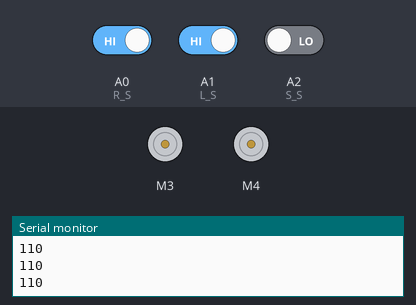
A sketch run on a simulated Arduino Uno, built with avr-gcc and run on an emulated ATmega328P. On the bench: 2 × DC motor (green arrow = forward, orange = backward, longer = faster), the last lines printed to the serial monitor. The test bench sets the inputs (shaded band); at power-on: A0 (R_S) HIGH, A1 (L_S) HIGH, A2 (S_S) LOW.

Above: at 1.2 s.
1.3 s: A0 (R_S) driven LOW
At 2.0 s:
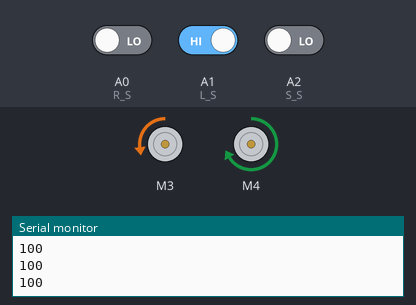
2.8 s: A1 (L_S) driven LOW
At 3.2 s:
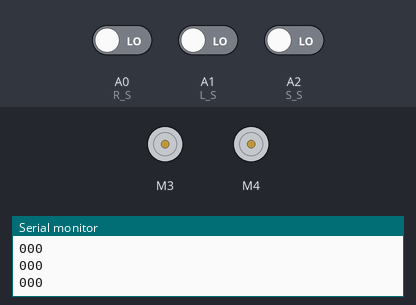
4.3 s: A2 (S_S) driven HIGH
At 5.4 s:
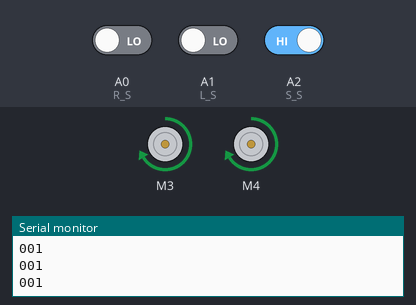
5.8 s: A0 (R_S) driven HIGH
At 6.7 s:
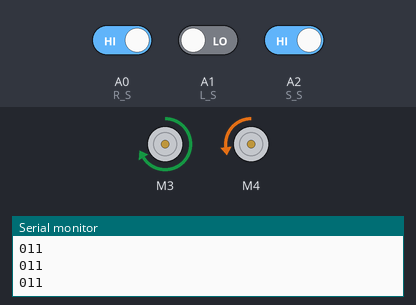
7.3 s: A1 (L_S) driven HIGH
At 7.8 s:
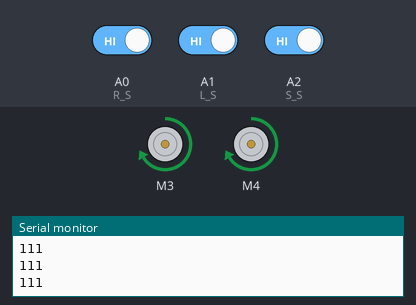
Timing chart, 0 to 9.8 s (numbered marks = the images above; inputs shaded):
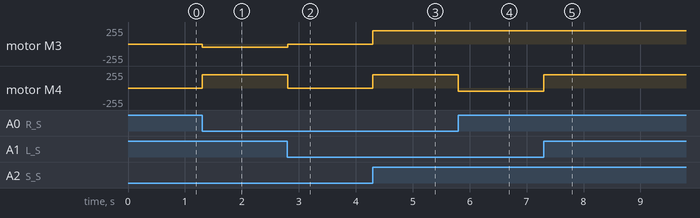

Measured:
- after the input at 1.3 s, motor M3: stopped → backward 50/255 at once; motor M4: stopped → forward 200/255 at once
- after the input at 2.8 s, motor M3: backward 50/255 → stopped at once; motor M4: forward 200/255 → stopped at once
- after the input at 4.3 s, motor M3, motor M4: stopped → forward 200/255 at once
- after the input at 5.8 s, motor M4: forward 200/255 → backward 50/255 at once
- after the input at 7.3 s, motor M4: backward 50/255 → forward 200/255 at once

The sketch:

Line_Follower.ino
```cpp
#include <AFMotor.h>

AF_DCMotor M3(3); // KIRI
AF_DCMotor M4(4); // KANAN

int R_S = A0; // SENSOR KANAN
int S_S = A2; // SENSOR TENGAH
int L_S = A1; // SENSOR KIRI

void setup() {
  // put your setup code here, to run once:
  pinMode(L_S, INPUT);
  pinMode(S_S, INPUT);
  pinMode(R_S, INPUT);

  M3.setSpeed(200);
  M4.setSpeed(200);

  Serial.begin(9600);
}

void loop() {
  // put your main code here, to run repeatedly:
  if ((digitalRead(L_S) == LOW) && (digitalRead(S_S) == HIGH) && (digitalRead(R_S) == LOW)) {
    forward();
  } else if ((digitalRead(L_S) == HIGH) && (digitalRead(S_S) == HIGH) && (digitalRead(R_S) == HIGH)) {
    forward();
  } else if ((digitalRead(L_S) == HIGH) && (digitalRead(S_S) == HIGH) && (digitalRead(R_S) == LOW)) {
    turnLeft();
  } else if ((digitalRead(L_S) == HIGH) && (digitalRead(S_S) == LOW) && (digitalRead(R_S) == LOW)) {
    turnLeft();
  } else if ((digitalRead(L_S) == LOW) && (digitalRead(S_S) == HIGH) && (digitalRead(R_S) == HIGH)) {
    turnRight();
  } else if ((digitalRead(L_S) == LOW) && (digitalRead(S_S) == LOW) && (digitalRead(R_S) == HIGH)) {
    turnRight();
  } else if ((digitalRead(L_S) == LOW) && (digitalRead(S_S) == LOW) && (digitalRead(R_S) == LOW)) {
    stop();
  }

  Serial.print(digitalRead(L_S));
  Serial.print(digitalRead(R_S));
  Serial.println(digitalRead(S_S));
}

void forward() {
  M3.setSpeed(200);
  M4.setSpeed(200);
  M3.run(FORWARD);
  M4.run(FORWARD);
}

void turnRight() {
  M3.setSpeed(200);
  M4.setSpeed(50);
  M3.run(FORWARD);
  M4.run(BACKWARD);
}

void turnLeft() {
  M3.setSpeed(50);
  M4.setSpeed(200);
  M3.run(BACKWARD);
  M4.run(FORWARD);
}

void stop() {
  M3.setSpeed(0);
  M4.setSpeed(0);
  M3.run(RELEASE);
  M4.run(RELEASE);
}
```
